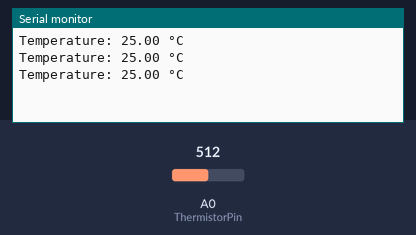
A sketch run on a simulated Arduino Uno, built with avr-gcc and run on an emulated ATmega328P. Parts: the last lines printed to the serial monitor. Inputs (shaded band) come from the test bench; at power-on: A0 (ThermistorPin) = 512.

Above: at 1.3 s.
1.4 s: A0 (ThermistorPin) set to 716
At 1.9 s:
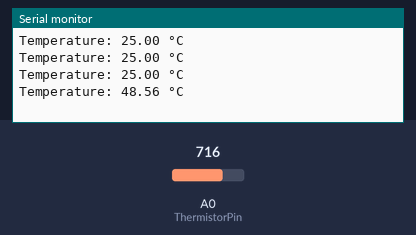
2.9 s: A0 (ThermistorPin) set to 900
At 3.4 s:
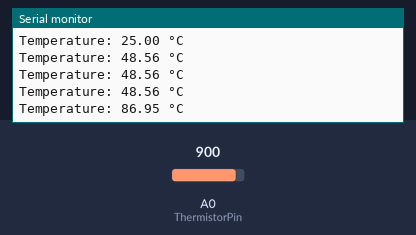
Timing chart, 0 to 5.9 s (numbered marks = the images above; inputs shaded):
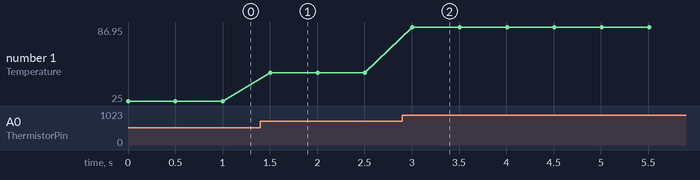

Measured:
- after the input at 1.4 s, the serial monitor: prints a new line after 0.10 s (image 1)
- after the input at 2.9 s, the serial monitor: prints a new line after 0.11 s (image 2)
- plotted number 1: 25 → 48.56 after the input at 1.4 s, 48.56 → 86.95 after the input at 2.9 s

The sketch:

temperature_arduino.ino
```cpp
int ThermistorPin = 0;
float adc;
float T;
float B = 3435.0;
float R0 = 10000;
float T0 = 298.15;

void setup() {
Serial.begin(9600);
}

void loop() {
  adc = analogRead(ThermistorPin);
  T = 1/(log((R0*1024/adc - R0)/R0)/B+1/T0) - 273.15;
  Serial.print("Temperature: ");
  Serial.print(T);
  Serial.println(" °C");
  delay(500);
}
```
